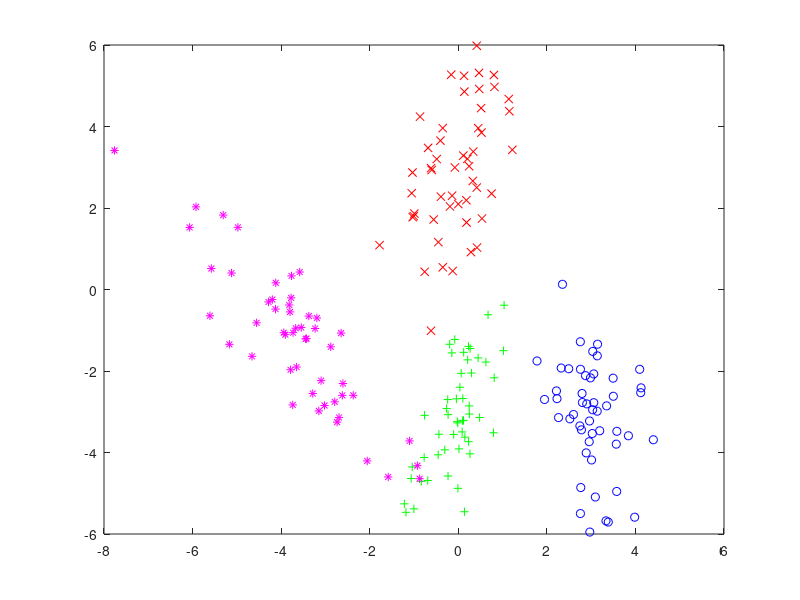

Source code (MATLAB): (Note: this script raises an error after producing the figure.)
%
% BI_TEST -- script to test biplot

pr=[.95 .80]; 
npts = 50;

sp = 0.6;	% spread

u=sp*randn(npts,1)+3;
u(:,2)=-u(:,1)-2*sp*randn(npts,1);
plot(u(:,1),u(:,2),'bo')
u1=u;

hold on;
u=sp*randn(npts,1);
u(:,2)=u(:,1)+2*sp*randn(npts,1)+3;
plot(u(:,1),u(:,2),'rx')
u2=u;

u=sp*randn(npts,1);
u(:,2)=u(:,1)+1.5*sp*randn(npts,1)-3;
plot(u(:,1),u(:,2),'g+')
u3=u;

u=2*sp*randn(npts,1)-4;
u(:,2)=-u(:,1)+1.6*sp*randn(npts,1)-5;
plot(u(:,1),u(:,2),'m*')
u4=u;

hold on
drawnow
biplot(u1,pr,'b');
drawnow
biplot(u2,pr,'r');
drawnow
biplot(u3,pr,'g');
drawnow
biplot(u4,pr,'m');

hold off;
